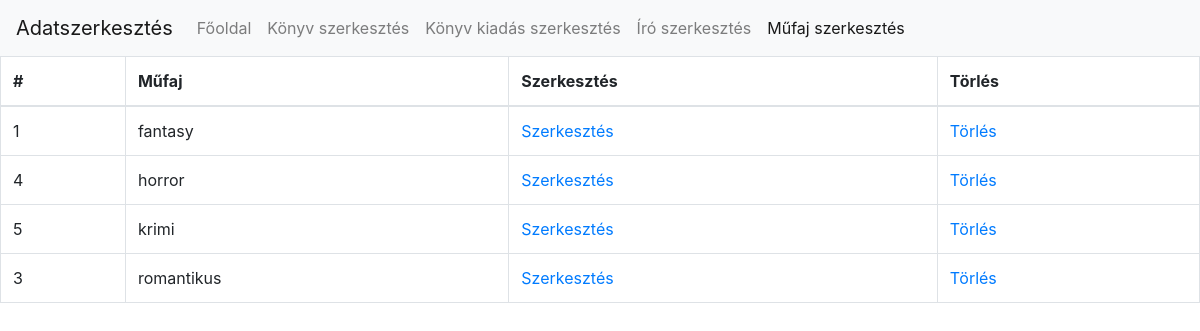
The app's page /update/listCategory.php (signed in) with its own data.
### tables this page shows
CREATE TABLE `category` (
  `id` int(11) NOT NULL,
  `genre` varchar(255) NOT NULL
);

### db.php (called while the page is built, shortened)
<?php
class db{
	private static $host = "localhost:3306";
	private static $username = "root";
	private static $password = "";
	private static $database = "konyvtar";
	private static $coding = "utf8";
	private static $instance = null;
	private $connection = "";
	public function __construct(){
		$this->connection = mysqli_connect(self::$host,self::$username,self::$password);
		if(mysqli_connect_errno($this->connection)){
			die("Could not connect mysqli database");
		}else{
			mysqli_select_db($this->connection,self::$database);
			mysqli_set_charset($this->connection,self::$coding);
		}
	}
	public static function get(){
		if(is_null(self::$instance)){
			self::$instance = new db();
		}
		return self::$instance;
	}
	public function query($queryString){
		$result = mysqli_query($this->connection,$queryString);
		return $result;
	}
	public function getArray($queryString){
		$result = $this->query($queryString);
		$rows = array();
		while($row = mysqli_fetch_assoc($result)){
			$rows[] = $row;
		}
		return $rows;
	}
}
?>

### update/listCategory.php (the view, shortened to what this page needs)
<?php
	require_once "../db.php";
?>
<!DOCTYPE html>
<html>
<head>
	<?php require_once("../head.php"); ?>
</head>
<body class="bg">
		<nav class="navbar navbar-expand-lg navbar-light bg-light">
			<a class="navbar-brand" href="#">Adatszerkesztés</a>
			<div class="collapse navbar-collapse" id="navbarNav">
				<ul class="navbar-nav">
				<?php if($_SESSION["username"] == "admin"): ?>
					<li class="nav-item">
						<a class="nav-link" href="../list.php">Főoldal</a>
					</li>
					<li class="nav-item">
						<a class="nav-link" href="listBooks.php">Könyv szerkesztés</a>
					</li>
					<li class="nav-item">
						<a class="nav-link" href="listBook.php">Könyv kiadás szerkesztés</a>
					</li>
					<li class="nav-item">
						<a class="nav-link" href="listWriter.php">Író szerkesztés</a>
					</li>
					<li class="nav-item active">
						<a class="nav-link" href="listCategory.php">Műfaj szerkesztés</a>
					</li>
				<?php endif; ?>
				</ul>
			</div>
		</nav>
<?php
$selectString = "SELECT * FROM category";
$db = db::get();
$categorys = $db->getArray($selectString);
?>
		<?php if(count($categorys) == 0):?>
			Jelenleg nincs egy kategória sem!
		<?php else:?>
			<table class="table table-bordered">
				<thead>
					<tr>
						<th>#</th>
						<th>Műfaj</th>
						<th>Szerkesztés</th>
						<th>Törlés</th>
					</tr>
				</thead>
				<tbody>
			<?php foreach($categorys as $category):?>
				<tr>
					<td><?php echo $category["id"]; ?></td>
					<td><?php echo $category["genre"]; ?></td>
					<td><a href="updateCategory.php?categoryid=<?php echo $category["id"];?>">Szerkesztés</a></td>
					<td><a href=" deleteCategory.php?categoryid=<?php echo $category["id"];?> ">Törlés</a></td>
				</tr>
			<?php endforeach;?>
		<?php endif;?>
	</body>
</html>

### update/listCategory.php (style rules this page uses)
.bg { background-image: url("http://www.budaorsiinfo.hu/wp-content/uploads/2013/12/konyv_illusztr.jpg"); background-size: cover; background-repeat: none; }

### records on screen
category: id "1", genre "fantasy"
category: id "4", genre "horror"
category: id "5", genre "krimi"
category: id "3", genre "romantikus"
